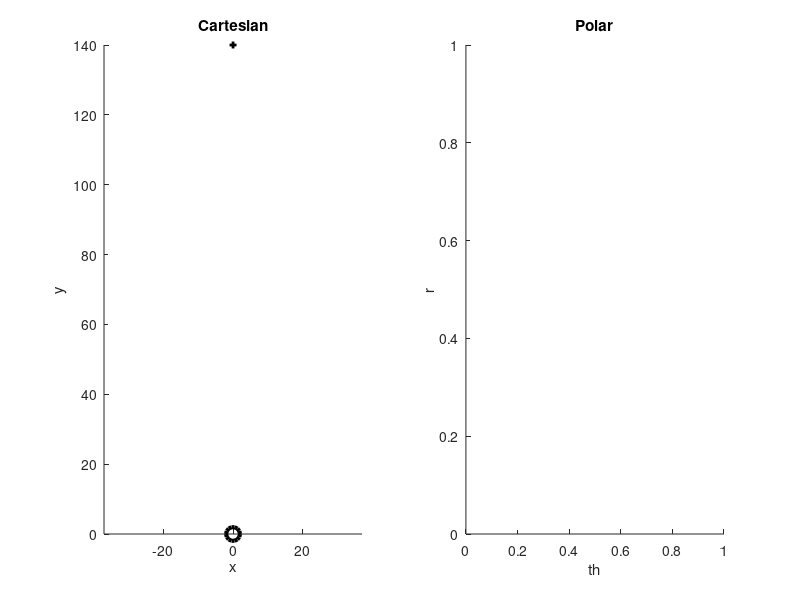

This figure's MATLAB source: (Note: this script raises an error after producing the figure.)
% MAIN_circleModel.m
%
% This script derives the spline equations that are used for the foot model
%
%

% Basic foot parameters
r = 200;  % Radius of the foot
d = 140;  % Eccentricity of the ankle joint from virtual center
phiHeel = -5*pi/180;
phiToe = 30*pi/180;
c = r-d;  %General scale factor (min distance from sole to axle)

% Plotting stuff:
figure(142); clf; hold on;
subplot(1,2,1); hold on; title('Cartesian'); 
xlabel('x'); ylabel('y');  axis equal
subplot(1,2,2); hold on; title('Polar');
xlabel('th'); ylabel('r'); 

colorSole = [0.9, 0.1, 0.0];
colorBack = [0.0, 0.1, 0.9];
colorTop = [0.1, 0.7,0.1];
colorFoot = [0.1,0.1,0.1];
markerSize = 30;
lineWidth = 4;

% Plot the virtual center and axle joint:
subplot(1,2,1);  %Cartesian
plot(0,0,'ko','LineWidth',3,'MarkerSize',10);
plot(0,d,'k+','LineWidth',2,'MarkerSize',5);

%%%% Construct the curve for the sole of the foot:
phi = linspace(phiHeel,phiToe,25);
sole.x = r*sin(phi);
sole.y = d-r*cos(phi);
[sole.th, sole.r] = cart2pol(-sole.y,sole.x);

sole.Th = [sole.th(1),sole.th(end)];
sole.P = fitPoly5(sole.Th,sole.th,sole.r);
sole.fit.th = sole.th;
sole.fit.r = pwPoly5(sole.Th,sole.P, sole.fit.th);
[xTmp,yTmp] = pol2cart(sole.fit.th, sole.fit.r);
sole.fit.x = yTmp; sole.fit.y = -xTmp;

subplot(1,2,1);  %Cartesian
plot(sole.x,sole.y,'.','MarkerSize',markerSize,'color',colorSole);
plot(sole.fit.x, sole.fit.y,'color',colorSole,'LineWidth',lineWidth);
subplot(1,2,2);  %Polar
plot(sole.th,sole.r,'.','MarkerSize',markerSize,'color',colorSole);
plot(sole.fit.th, sole.fit.r,'color',colorSole,'LineWidth',lineWidth);


%%%% Construct the curve for the back of the foot:
back.n = 10;
back.offset = 0.15*c;
back.x = (sole.x(1) - back.offset)*ones(1,back.n);
back.y = linspace(0,-0.7*c, back.n);

[back.th, back.r] = cart2pol(-back.y,back.x);

back.Th = [back.th(1),back.th(end)];
back.P = fitPoly5(back.Th,back.th,back.r);
back.fit.th = back.th;
back.fit.r = pwPoly5(back.Th,back.P, back.fit.th);
[xTmp,yTmp] = pol2cart(back.fit.th, back.fit.r);
back.fit.x = yTmp; back.fit.y = -xTmp;

subplot(1,2,1);  %Cartesian
plot(back.x,back.y,'.','MarkerSize',markerSize,'color',colorBack);
plot(back.fit.x, back.fit.y,'color',colorBack,'LineWidth',lineWidth);
subplot(1,2,2);  %Polar
plot(back.th,back.r,'.','MarkerSize',markerSize,'color',colorBack);
plot(back.fit.th, back.fit.r,'color',colorBack,'LineWidth',lineWidth);


%%%% Construct the curve for the top of the foot:
top.n = 40;
top.x0 = sole.x(end) - 0.2*c;
top.y0 = sole.y(end) + 0.4*c;
top.x1 = 0.6*c;
top.y1 = 0.3*c;
top.x = linspace(top.x0,top.x1,top.n);
top.y = linspace(top.y0,top.y1,top.n);


[top.th, top.r] = cart2pol(-top.y,top.x);

top.Th = [top.th(1),top.th(end)];
top.P = fitPoly5(top.Th,top.th,top.r);
top.fit.th = top.th;
top.fit.r = pwPoly5(top.Th,top.P, top.fit.th);
[xTmp,yTmp] = pol2cart(top.fit.th, top.fit.r);
top.fit.x = yTmp; top.fit.y = -xTmp;

subplot(1,2,1);  %Cartesian
plot(top.x,top.y,'.','MarkerSize',markerSize,'color',colorTop);
plot(top.fit.x, top.fit.y,'color',colorTop,'LineWidth',lineWidth);
subplot(1,2,2);  %Polar
plot(top.th,top.r,'.','MarkerSize',markerSize,'color',colorTop);
plot(top.fit.th, top.fit.r,'color',colorTop,'LineWidth',lineWidth);



%%%% Construct the curve for the entire foot:
foot.n = 400;
foot.Th = [back.Th, sole.Th, top.Th, back.Th(1)+2*pi];
foot.P = [back.P, sole.P, top.P, back.P(:,1)];
foot.th = linspace(foot.Th(1), foot.Th(end),foot.n);
foot.r = pwPoly5(foot.Th,foot.P,foot.th);
[xTmp,yTmp] = pol2cart(foot.th, foot.r);
foot.x = yTmp; foot.y = -xTmp;

subplot(1,2,1);  %Cartesian
plot(foot.x, foot.y,'color',colorFoot,'LineWidth',2);
subplot(1,2,2);  %Polar
plot(foot.th, foot.r,'color',colorFoot,'LineWidth',2);

%%%% Compute the best points to use for drawing the foot:
nGrid = [2,5,6,6,2,7];  %How many points per segment
nSegment = length(nGrid);
thPatch = zeros(1, sum(nGrid)-length(nGrid) + 1);
idxLow = 1;
for i=1:nSegment
    idxUpp = idxLow + nGrid(i)-2;
    thTmp = linspace(foot.Th(i), foot.Th(i+1), nGrid(i));
    thPatch(idxLow:idxUpp) = thTmp(1:(end-1));
    idxLow = idxUpp + 1;
end
thPatch(end) = foot.Th(end);
rPatch = pwPoly5(foot.Th,foot.P,thPatch);
[yPatch, xPatch] = pol2cart(thPatch,rPatch); yPatch = -yPatch;


%%%% Save the foot paramters:
P = foot.P/1000; r = r/1000; d = d/1000; %Convert to meters (not mm)
xPatch = xPatch/1000; yPatch = yPatch/1000;
Th = foot.Th;
paramVec = [Th(:); reshape(P,numel(foot.P),1)];
save('footParameters.mat',...
    'P','Th','paramVec',...
    'xPatch','yPatch',...
    'phiHeel','phiToe','r','d');
r = r*1000; d = d*1000; %Convert back to mm

%%
%%%% Make a nice plot for the paper:
figure(167); clf; 
subplot(1,2,1); hold on;
nGrid = [2,15,35,15,2,18];
color = lines(14);
thOffset = -pi/2;
for i=1:6
    thTmp = linspace(Th(i),Th(i+1),nGrid(i));
    rTmp = pwPoly5(Th,P,thTmp);
    [xTmp, yTmp] = pol2cart(thTmp+thOffset,rTmp);
    plot(xTmp,yTmp,'Color',color(i+2,:),'LineWidth',3);  % Segments  
end
[xTmp, yTmp] = pol2cart(Th+thOffset,P(1,:)); 
plot(xTmp,yTmp,'ko','MarkerSize',12,'LineWidth',3); % Knot points
plot(0,0,'ko','MarkerSize',15,'LineWidth',4);  %Ankle Joint
axis equal; axis off;

subplot(1,2,2); hold on;
nGrid = [2,15,35,15,2,18];
thOffset = -pi/2;
for i=1:6
    thTmp = linspace(Th(i),Th(i+1),nGrid(i));
    rTmp = pwPoly5(Th,P,thTmp);
    [xTmp, yTmp] = pol2cart(thTmp+thOffset,rTmp);
    plot(xTmp,yTmp,'k-','LineWidth',3);  % Segments  
end
[xTmp, yTmp] = pol2cart(Th+thOffset,P(1,:)); 
plot(0,0,'ko','MarkerSize',15,'LineWidth',4);  %Ankle Joint
axis equal; axis off;

% save2pdf('FootSplineDiagram.pdf');  %From file exchange

